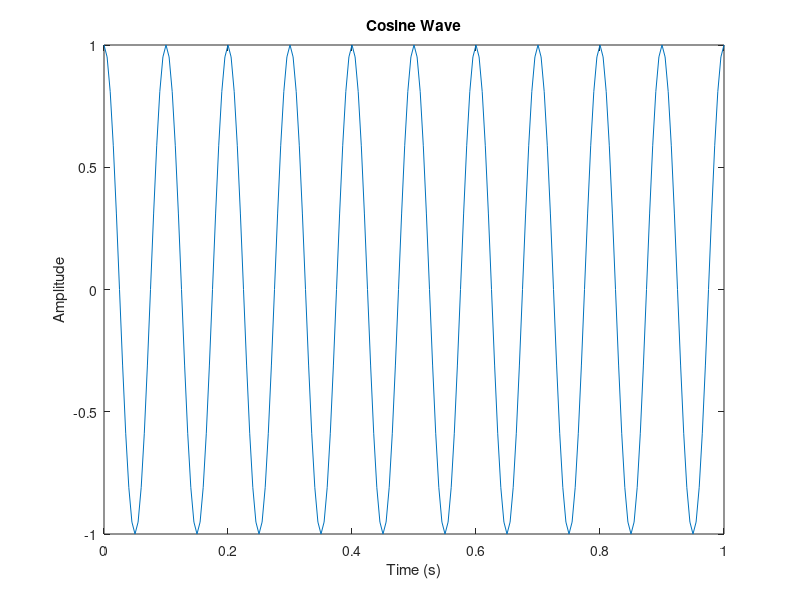
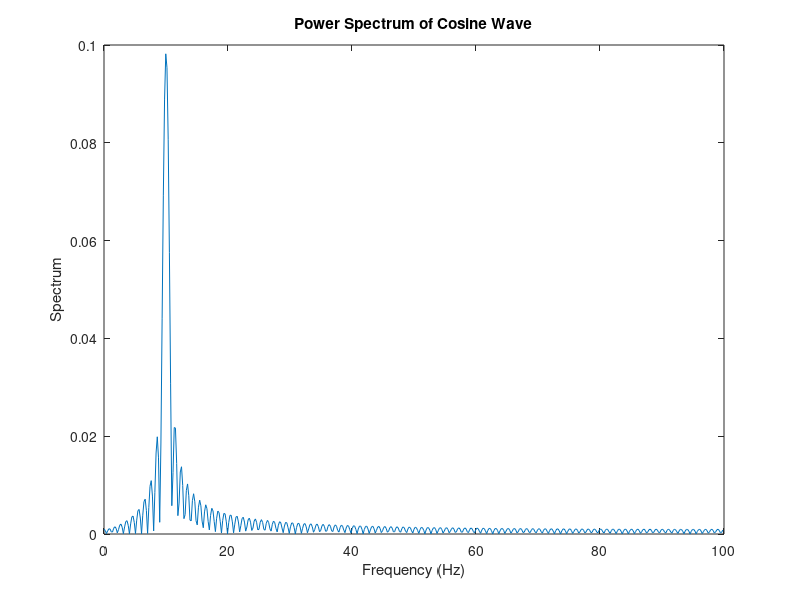

These figures' MATLAB source, in order:
% EXAMPLE 01: COSINE WAVE
Fs = 200;               % sampling frequency
t = 0:(1/Fs):1;         % time vector of 1 second
f = 10;                 % freq of 10Hz
x = cos(2*pi*t*f);      % cosine wave x(t)
nfft = 1024;            % length of FFT
X = fft(x, nfft);       % eval FFT

% We only want the positive half of X post FFT
X = X(1:(nfft/2));

mx = abs(X/nfft);       % normalized mag of X
f = (0:nfft/2-1)*Fs/nfft;  % Freq vector
% notice Fs/nfft, this aligns the frequency at f
% as we sampled the function at a frequency different
% than the FFT is long (200/1024 = 0.19 scale)

% Generate plot
figure(1);
plot(t,x);
title('Cosine Wave');
xlabel('Time (s)');
ylabel('Amplitude');
figure(2);
plot(f,mx);
title('Power Spectrum of Cosine Wave');
xlabel('Frequency (Hz)');
ylabel('Spectrum');
